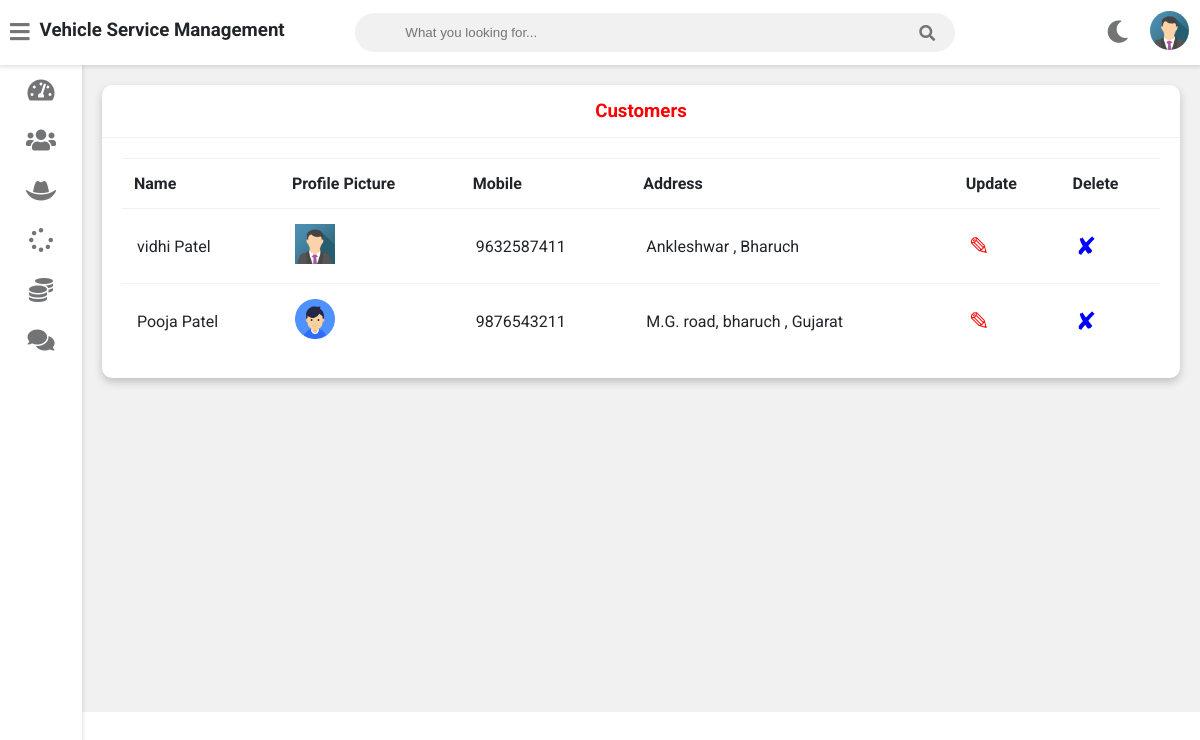
The page /admin-view-customer (signed in) on the database its author committed.
### vehicle/models.py (models this page shows, shortened)
class Customer(models.Model):
    user=models.OneToOneField(User,on_delete=models.CASCADE)
    profile_pic= models.ImageField(upload_to='profile_pic/CustomerProfilePic/',null=True,blank=True)
    address = models.CharField(max_length=40)
    mobile = models.CharField(max_length=20,null=False)
    @property
    def get_name(self):
        return self.user.first_name+" "+self.user.last_name

### vehicle/views.py (the view)
# urls.py: path('admin-view-customer',views.admin_view_customer_view,name='admin-view-customer'),
@login_required(login_url='adminlogin')
def admin_view_customer_view(request):
    customers=models.Customer.objects.all()
    return render(request,'vehicle/admin_view_customer.html',{'customers':customers})

### templates/vehicle/admin_view_customer.html
{% extends 'vehicle/adminbase.html' %}
{% block content %}
{% load static %}
	<div class="wrapper">
		<div class="row">
			<div class="col-12 col-m-12 col-sm-12">
				<div class="card">
					<div class="card-header">
						<h3 style="color:red; text-align:center" >Customers
						</h3>
					</div>
					<div class="card-content">
						<table>
							<thead>
                <tr>
                  <th>Name</th>
                  <th>Profile Picture</th>
                  <th>Mobile</th>
                  <th>Address</th>
                  <th>Update</th>
                  <th>Delete</th>
                </tr>
							</thead>
							<tbody>
              {% for c in customers %}
                <tr>
                  <td> {{c.get_name}}</td>
                  <td> <img src="{% static c.profile_pic.url %}" alt="Profile Pic" height="40px" width="40px" /></td>
                  <td>{{c.mobile}}</td>
                  <td>{{c.address}}</td>
                  <td><a  style="color:red; text-decoration:none;font-size:25px;" href="{% url 'update-customer' c.id  %}">&#9998;</a></td>
                  <td><a style="color:blue; text-decoration:none;font-size:25px;"href="{% url 'delete-customer' c.id  %}">&#10008;</a></td>
                </tr>
                {% endfor %}
							</tbody>
						</table>
					</div>
				</div>
			</div>
		</div>
<br><br><br><br><br><br><br><br><br><br><br><br><br><br><br><br>
	</div>
{% endblock content %}

### static/style.css (style rules this page uses)
:root { --primary-color: #1a0d6e; --success-color: #6ab04c; --warning-color: #f0932b; --danger-color: #eb4d4b; --light-color: #212529; --light-second-color: #727475; --light-background: #ffffff; --light-second-background: #f1f1f1; --dark-color: #909090; --dark-second-color: #f5f6fa; --dark-background: #23242D; --dark-second-background: #181818; }
.light { --main-bg-color: var(--light-background); --second-bg-color: var(--light-second-background); --main-color: var(--light-color); --second-color: var(--light-second-color); }
* { box-sizing: border-box; }
body { font-family: 'Roboto', sans-serif; background: var(--main-bg-color); color: var(--main-color); margin: 0; }
.wrapper { padding: 10px; margin-left: 82px; padding-top: 75px; background: var(--second-bg-color); transition: margin-left .5s; }
.row { display: flex; flex-wrap: wrap; flex-direction: row; }
.row:after, .row:before { box-sizing: border-box; }
[class*="col-"] { padding: 10px; }
@media only screen and (min-width: 600px) { .col-sm-12 { width: 100%; } }
@media only screen and (min-width: 768px) { .col-m-12 { width: 100%; } }
@media only screen and (min-width: 992px) { .col-12 { width: 100%; } }
.card { background: var(--main-bg-color); color: var(--main-color); border-radius: 10px; margin-bottom: 10px; box-shadow: 0 4px 8px 0 rgba(0,0,0,0.2); }
.card-header { padding: 15px 30px; border-bottom: 1px solid var(--second-bg-color); position: relative; }
.card-header h3 { margin: 0; }
.card-content { padding: 20px; overflow-x: auto; }
table { border-collapse: collapse; width: 100%; }
table td { border-top: 1px solid var(--second-bg-color); padding: 15px; }
table th { border-top: 1px solid var(--second-bg-color); border-bottom: 1px solid var(--second-bg-color); padding: 15px 12px; text-align: left; }

### rows shown on the page
Customer: get_name "vidhi Patel", profile_pic (picture), mobile "9632587411", address "Ankleshwar , Bharuch"
Customer: get_name "Pooja Patel", profile_pic (placeholder picture), mobile "9876543211", address "M.G. road, bharuch , Gujarat"
